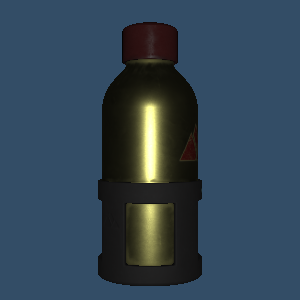

Reproduce this figure in Python.
#!/usr/bin/env python

# Import a glTF GLB file (WaterBottle) via vtkFileResourceStream with PBR and render.

import os

import vtkmodules.vtkInteractionStyle  # noqa: F401
import vtkmodules.vtkRenderingFreeType  # noqa: F401
import vtkmodules.vtkRenderingOpenGL2  # noqa: F401

from vtkmodules.vtkIOCore import vtkFileResourceStream
from vtkmodules.vtkIOImport import vtkGLTFImporter
from vtkmodules.vtkRenderingCore import (
    vtkRenderWindow,
    vtkRenderWindowInteractor,
    vtkRenderer,
)

# Source
data_dir = os.environ.get("VPE_DATA_DIR", os.path.dirname(os.path.abspath(__file__)))

# Open stream
file_stream = vtkFileResourceStream()
file_stream.Open(os.path.join(data_dir, "glTF", "WaterBottle", "WaterBottle.glb"))

# Import glTF via stream
gltf_importer = vtkGLTFImporter()
gltf_importer.SetStream(file_stream)
gltf_importer.StreamIsBinaryOn()
gltf_importer.ImportArmatureOn()
gltf_importer.SetCamera(-1)

# Renderer
renderer = vtkRenderer()
renderer.SetBackground(0.2, 0.3, 0.4)

# Render window
render_window = vtkRenderWindow()
render_window.AddRenderer(renderer)
render_window.SetWindowName("gltf importer pbr stream")
render_window.SetMultiSamples(0)
render_window.SetSize(300, 300)

# Interactor
interactor = vtkRenderWindowInteractor()
interactor.SetRenderWindow(render_window)

gltf_importer.SetRenderWindow(render_window)
gltf_importer.Update()

# Scene
renderer.ResetCamera()

interactor.Initialize()
interactor.Start()
